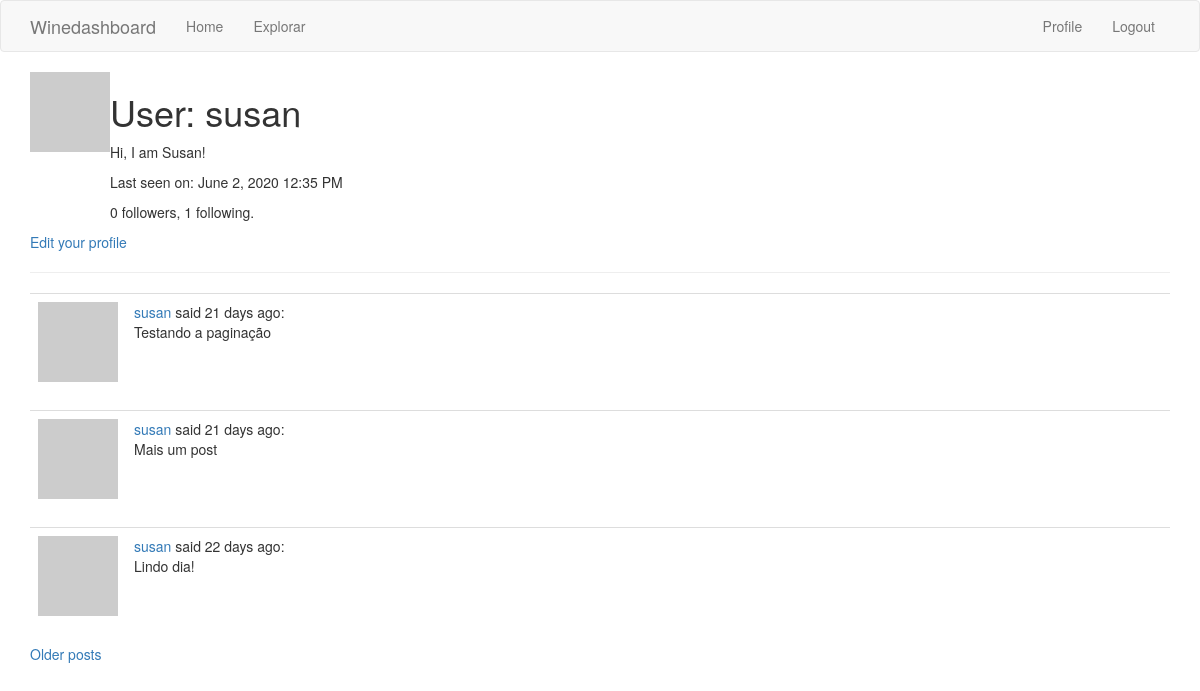
Page /user/susan (signed in) on the earlier database version.
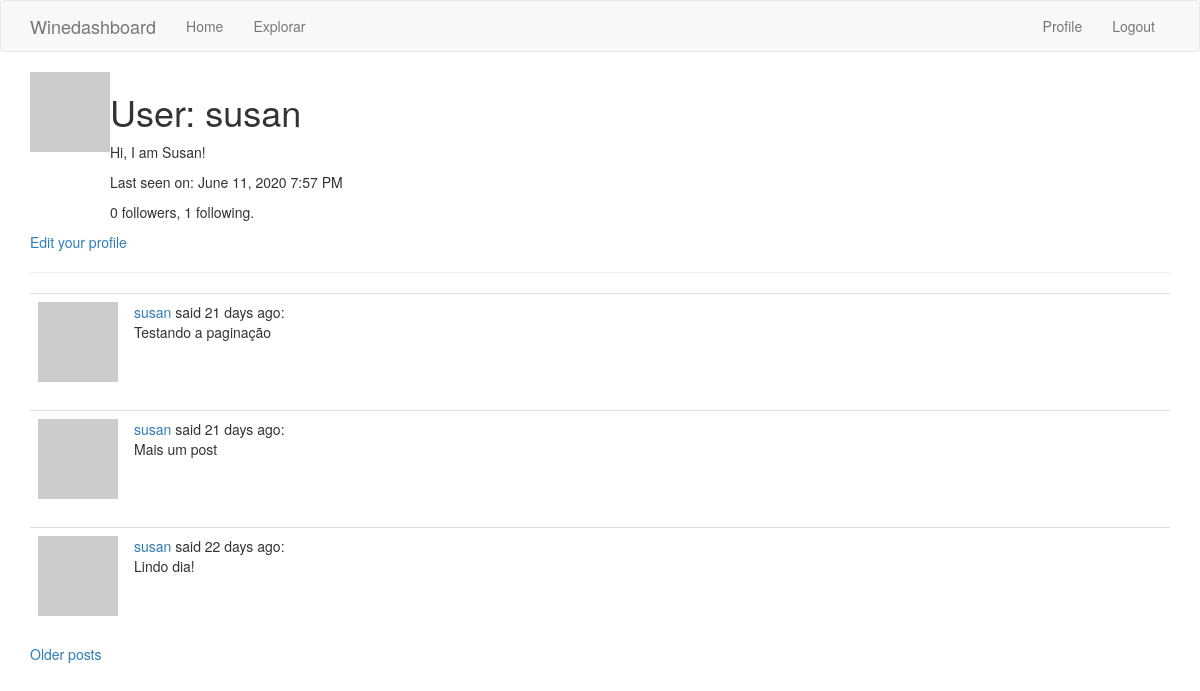
Same page on the later database version.
### app/models.py (models this page shows, shortened)
class User(UserMixin, db.Model):
    id = db.Column(db.Integer, primary_key=True)
    username = db.Column(db.String(64), index=True, unique=True)
    email = db.Column(db.String(120), index=True, unique=True)
    password_hash = db.Column(db.String(128))
    about_me = db.Column(db.String(140))
    last_seen = db.Column(db.DateTime, default=datetime.utcnow)
    posts = db.relationship('Post', backref='author', lazy='dynamic')
    followed = db.relationship(
        'User', secondary=followers,
        primaryjoin=(followers.c.follower_id == id),
        secondaryjoin=(followers.c.followed_id == id),
        backref=db.backref('followers', lazy='dynamic'), lazy='dynamic')
    def avatar(self, size):
        digest = md5(self.email.lower().encode('utf-8')).hexdigest()
        return 'https://www.gravatar.com/avatar/{}?d=identicon&s={}'.format(
            digest, size)

### app/main/routes.py (the view)
@bp.route('/user/<username>')
@login_required
def user(username):
    user = User.query.filter_by(username=username).first_or_404()
    page = request.args.get('page', 1, type=int)
    posts = user.posts.order_by(Post.timestamp.desc()).paginate(
        page,current_app.config['POSTS_PER_PAGE'], False)
    next_url = url_for('main.user', username=user.username, page=posts.next_num) \
        if posts.has_next else None
    prev_url = url_for('main.user', username=user.username, page=posts.prev_num) \
        if posts.has_prev else None
    form = EmptyForm()
    return render_template('user.html', user=user, posts=posts.items,
                           next_url=next_url, prev_url=prev_url, form=form)

### app/main/routes.py (called while the page is built)
@bp.before_app_request
def before_request():
    if current_user.is_authenticated:
        current_user.last_seen = datetime.utcnow()
        db.session.commit()

### app/models.py (called while the page is built)
@login.user_loader
def load_user(id):
    return User.query.get(int(id))

### app/templates/user.html (shortened to what this page needs)
{% extends "base.html" %}
{% block app_content %}
    <table>
        <tr valign="top">
            <td><img src="{{ user.avatar(128) }}"</td>
            <td>
                <h1>User: {{ user.username }}</h1>
                {% if user.about_me %}<p>{{ user.about_me }}</p>{% endif %}
                {% if user.last_seen %}
                <p>Last seen on: {{ moment(user.last_seen).format('LLL') }}</p>
                {% endif %}
                <p>{{ user.followers.count() }} followers, {{ user.followed.count() }} following.</p>
            </td>
        </tr>
    </table>
    {% if user == current_user %}
    <p><a href="{{ url_for('main.edit_profile') }}">Edit your profile</a></p>
    {% endif %}
    <hr>
    {% for post in posts %}
        {% include '_post.html' %}
    {% endfor %}
    {% if next_url %}
    <a href="{{ next_url }}">Older posts</a>
    {% endif %}
{% endblock %}

Differences in the rows shown:
changed User "susan": last_seen "June 2, 2020 12:35 PM" → "June 11, 2020 7:57 PM"
